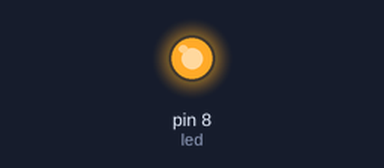
Simulated run of this sketch. Board: Arduino Uno, built with avr-gcc and run on an emulated ATmega328P. On the bench: output pins drawn as LEDs (lit = HIGH).

Above: at 2.5 s.
At 7.5 s:
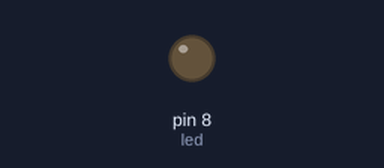
Timing chart, 0 to 13.0 s (numbered marks = the images above):
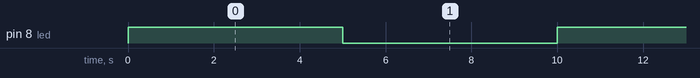

The sketch:

Esp_test1.ino.ino
```cpp
int led = 8;
void setup() {
  pinMode(led, OUTPUT);
}
void loop() {
  digitalWrite(led, HIGH);
  delay(5000);
  digitalWrite(led, LOW);
  delay(5000);
}
```

Measured:
- by itself, pin 8 (led): alternates HIGH for 5.0 s and LOW for 5.0 s
